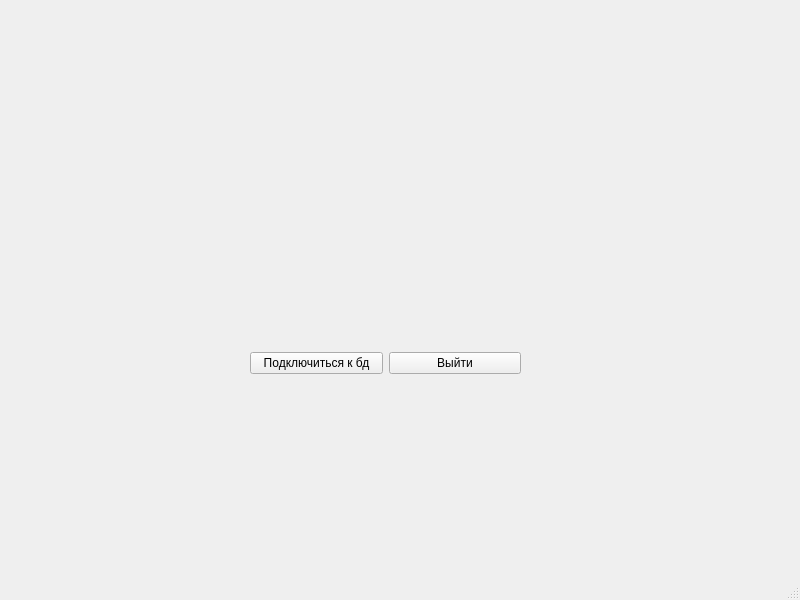
<?xml version="1.0" encoding="UTF-8"?>
<ui version="4.0">
 <class>MainWindow</class>
 <widget class="QMainWindow" name="MainWindow">
  <property name="geometry">
   <rect>
    <x>0</x>
    <y>0</y>
    <width>800</width>
    <height>600</height>
   </rect>
  </property>
  <property name="cursor">
   <cursorShape>PointingHandCursor</cursorShape>
  </property>
  <property name="windowTitle">
   <string>MainWindow</string>
  </property>
  <widget class="QWidget" name="centralwidget">
   <widget class="QWidget" name="">
    <property name="geometry">
     <rect>
      <x>250</x>
      <y>350</y>
      <width>271</width>
      <height>27</height>
     </rect>
    </property>
    <layout class="QHBoxLayout" name="horizontalLayout">
     <item>
      <widget class="QPushButton" name="pushButtonConnection">
       <property name="cursor">
        <cursorShape>ArrowCursor</cursorShape>
       </property>
       <property name="text">
        <string>Подключиться к бд</string>
       </property>
      </widget>
     </item>
     <item>
      <widget class="QPushButton" name="pushButtonExit_2">
       <property name="cursor">
        <cursorShape>ArrowCursor</cursorShape>
       </property>
       <property name="text">
        <string>Выйти</string>
       </property>
      </widget>
     </item>
    </layout>
   </widget>
  </widget>
  <widget class="QMenuBar" name="menubar">
   <property name="geometry">
    <rect>
     <x>0</x>
     <y>0</y>
     <width>800</width>
     <height>22</height>
    </rect>
   </property>
  </widget>
  <widget class="QStatusBar" name="statusbar"/>
 </widget>
 <resources/>
 <connections/>
</ui>
